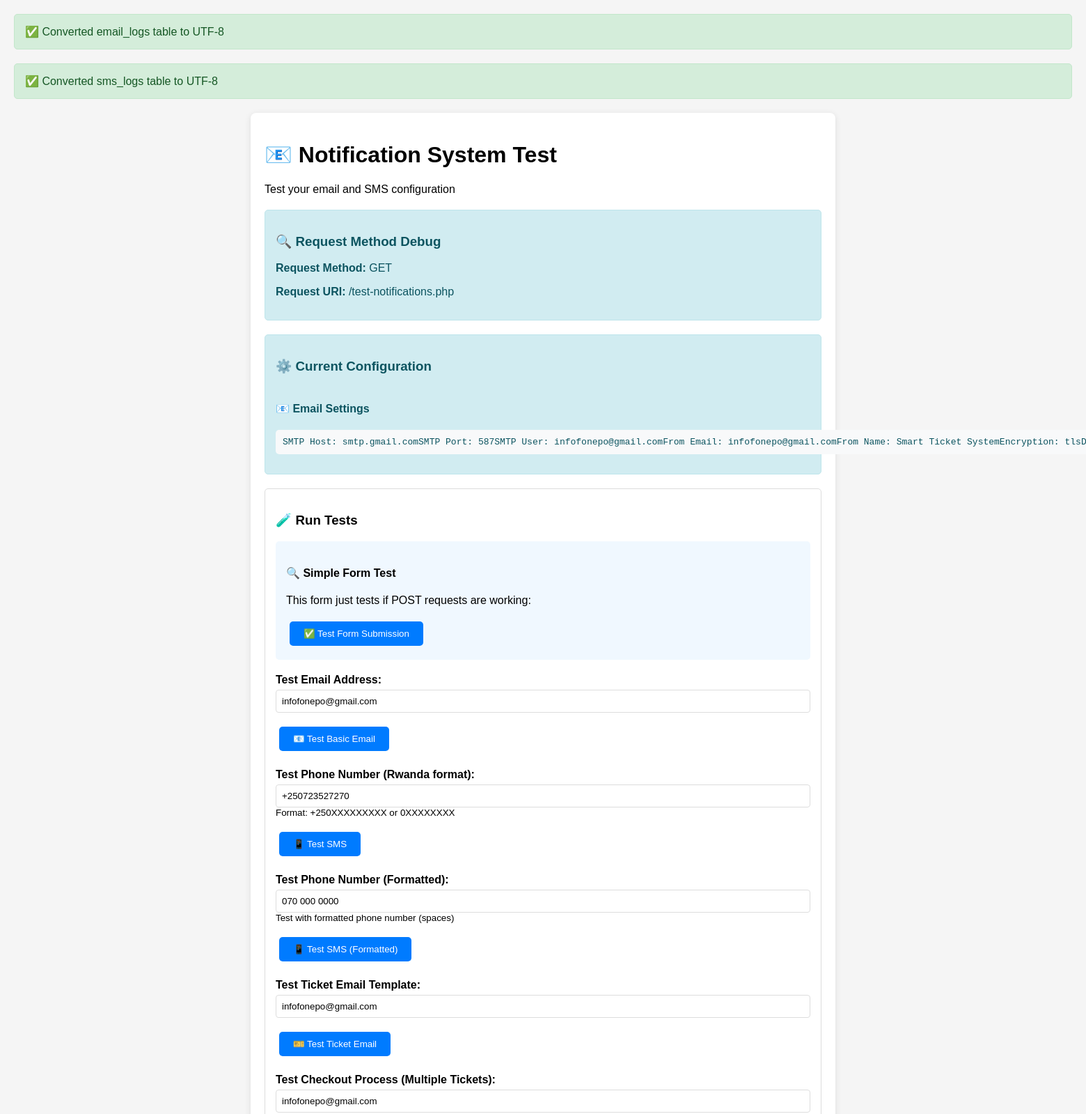
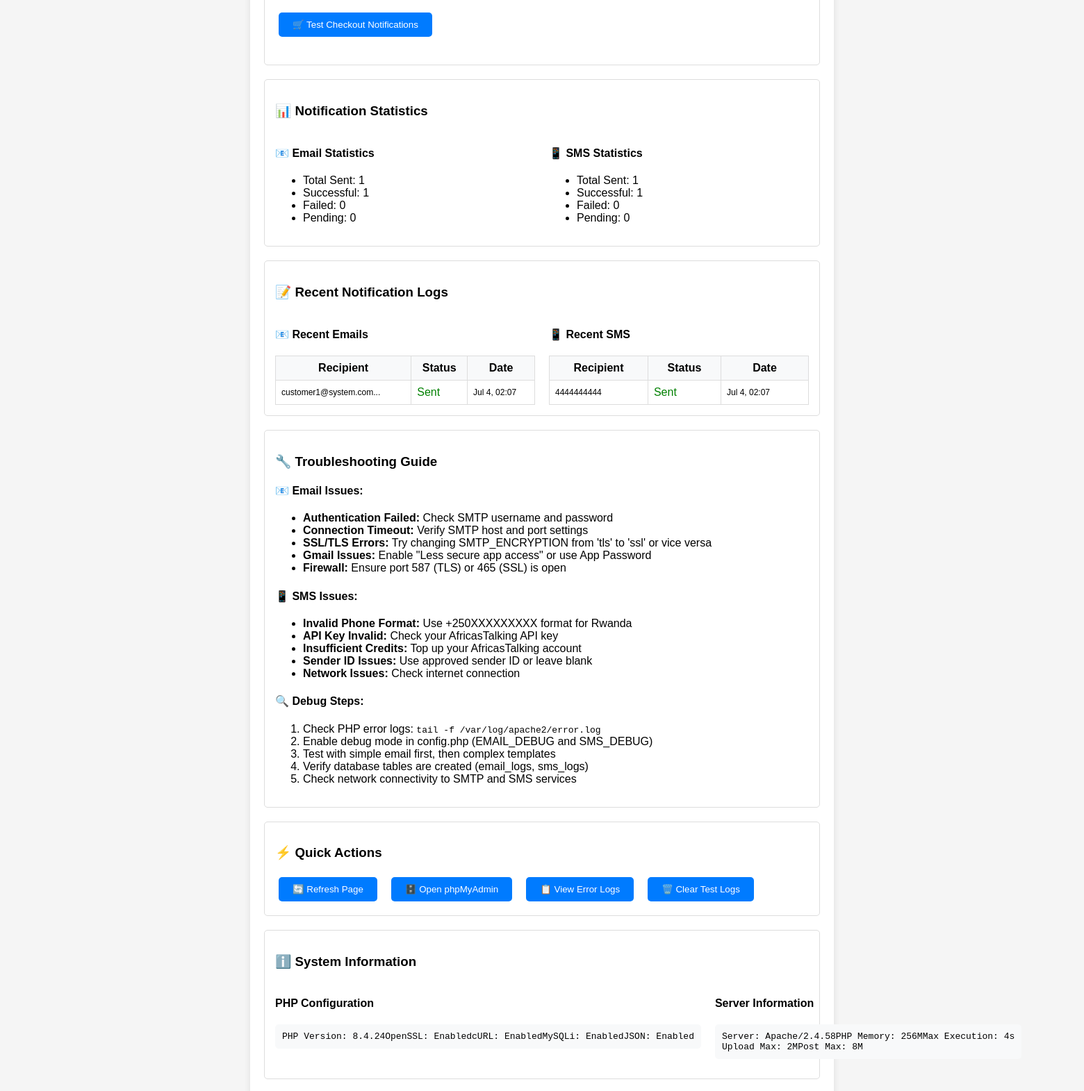
Screenshot of /test-notifications.php (upper part) with the database file from the repository (2 pictures, top to bottom).
### tables this page shows
CREATE TABLE email_logs (
    id INT AUTO_INCREMENT PRIMARY KEY,
    recipient_email VARCHAR(100) NOT NULL,
    subject VARCHAR(255) NOT NULL,
    message TEXT NOT NULL,
    status ENUM('sent', 'failed','pending') NOT NULL,
    created_at TIMESTAMP DEFAULT CURRENT_TIMESTAMP
);

CREATE TABLE sms_logs (
    id INT AUTO_INCREMENT PRIMARY KEY,
    recipient_phone VARCHAR(20) NOT NULL,
    message TEXT NOT NULL,
    status ENUM('sent', 'failed','pending') NOT NULL,
    created_at TIMESTAMP DEFAULT CURRENT_TIMESTAMP
);

### test-notifications.php (the view, shortened to what the rows shown need)
<?php
require_once 'includes/db.php';
require_once 'includes/functions.php';
try {
    $emailTableInfo = $db->fetchOne("SHOW TABLE STATUS LIKE 'email_logs'");
    if ($emailTableInfo && $emailTableInfo['Collation'] !== 'utf8mb4_unicode_ci') {
        $db->query("ALTER TABLE email_logs CONVERT TO CHARACTER SET utf8mb4 COLLATE utf8mb4_unicode_ci");
    }
    $smsTableInfo = $db->fetchOne("SHOW TABLE STATUS LIKE 'sms_logs'");
    if ($smsTableInfo && $smsTableInfo['Collation'] !== 'utf8mb4_unicode_ci') {
        $db->query("ALTER TABLE sms_logs CONVERT TO CHARACTER SET utf8mb4 COLLATE utf8mb4_unicode_ci");
    }
} catch (Exception $e) {
    echo '<div class="test-section error">❌ Character set conversion error: ' . htmlspecialchars($e->getMessage()) . '</div>';
}
?>
<!DOCTYPE html>
<html>
<head>
</head>
<body>
    <div class="container">
        <h1>📧 Notification System Test</h1>
        <div class="test-section">
            <?php
            try {
                $recentEmails = $db->fetchAll("SELECT * FROM email_logs ORDER BY created_at DESC LIMIT 5");
                $recentSMS = $db->fetchAll("SELECT * FROM sms_logs ORDER BY created_at DESC LIMIT 5");
                ?>
                <div style="display: grid; grid-template-columns: 1fr 1fr; gap: 20px;">
                    <div>
                        <?php if (empty($recentEmails)): ?>
                            <p>No email logs found.</p>
                        <?php else: ?>
                            <table style="width: 100%; border-collapse: collapse;">
                                <tr style="background: #f8f9fa;">
                                    <th style="padding: 8px; border: 1px solid #ddd;">Recipient</th>
                                    <th style="padding: 8px; border: 1px solid #ddd;">Status</th>
                                    <th style="padding: 8px; border: 1px solid #ddd;">Date</th>
                                </tr>
                                <?php foreach ($recentEmails as $email): ?>
                                    <tr>
                                        <td style="padding: 8px; border: 1px solid #ddd; font-size: 12px;">
                                            <?php echo htmlspecialchars(substr($email['recipient_email'], 0, 20)) . '...'; ?>
                                        </td>
                                        <td style="padding: 8px; border: 1px solid #ddd;">
                                            <span
                                                style="color: <?php echo $email['status'] === 'sent' ? 'green' : ($email['status'] === 'failed' ? 'red' : 'orange'); ?>">
                                                <?php echo ucfirst($email['status']); ?>
                                            </span>
                                        </td>
                                        <td style="padding: 8px; border: 1px solid #ddd; font-size: 12px;">
                                            <?php echo date('M j, H:i', strtotime($email['created_at'])); ?>
                                        </td>
                                    </tr>
                                <?php endforeach; ?>
                            </table>
                        <?php endif; ?>
                    </div>
                    <div>
                        <?php if (empty($recentSMS)): ?>
                            <p>No SMS logs found.</p>
                        <?php else: ?>
                            <table style="width: 100%; border-collapse: collapse;">
                                <tr style="background: #f8f9fa;">
                                    <th style="padding: 8px; border: 1px solid #ddd;">Recipient</th>
                                    <th style="padding: 8px; border: 1px solid #ddd;">Status</th>
                                    <th style="padding: 8px; border: 1px solid #ddd;">Date</th>
                                </tr>
                                <?php foreach ($recentSMS as $sms): ?>
                                    <tr>
                                        <td style="padding: 8px; border: 1px solid #ddd; font-size: 12px;">
                                            <?php echo htmlspecialchars($sms['recipient_phone']); ?>
                                        </td>
                                        <td style="padding: 8px; border: 1px solid #ddd;">
                                            <span
                                                style="color: <?php echo $sms['status'] === 'sent' ? 'green' : ($sms['status'] === 'failed' ? 'red' : 'orange'); ?>">
                                                <?php echo ucfirst($sms['status']); ?>
                                            </span>
                                        </td>
                                        <td style="padding: 8px; border: 1px solid #ddd; font-size: 12px;">
                                            <?php echo date('M j, H:i', strtotime($sms['created_at'])); ?>
                                        </td>
                                    </tr>
                                <?php endforeach; ?>
                            </table>
                        <?php endif; ?>
                    </div>
                </div>
                <?php
            } catch (Exception $e) {
                echo '<div class="error">Error loading logs: ' . htmlspecialchars($e->getMessage()) . '</div>';
            }
            ?>
        </div>
    </div>
</body>
</html>

### rows the page displays
email_logs: recipient_email "customer1@system.com", status "Sent", created_at "Jul 4, 02:07"
sms_logs: recipient_phone "4444444444", status "Sent", created_at "Jul 4, 02:07"

### other values shown
$_SERVER['REQUEST_METHOD'] "GET"
$_SERVER['REQUEST_URI'] "/test-notifications.php"
SMTP_HOST "smtp.gmail.com"
SMTP_PORT "587"
SMTP_USERNAME "infofonepo@gmail.com"
SMTP_FROM_EMAIL "infofonepo@gmail.com"
SMTP_FROM_NAME "Smart Ticket System"
SMTP_ENCRYPTION "tls"
$stats['emails']['total'] "1"
$stats['emails']['sent'] "1"
$stats['emails']['failed'] "0"
$stats['emails']['pending'] "0"
$stats['sms']['total'] "1"
$stats['sms']['sent'] "1"
$stats['sms']['failed'] "0"
